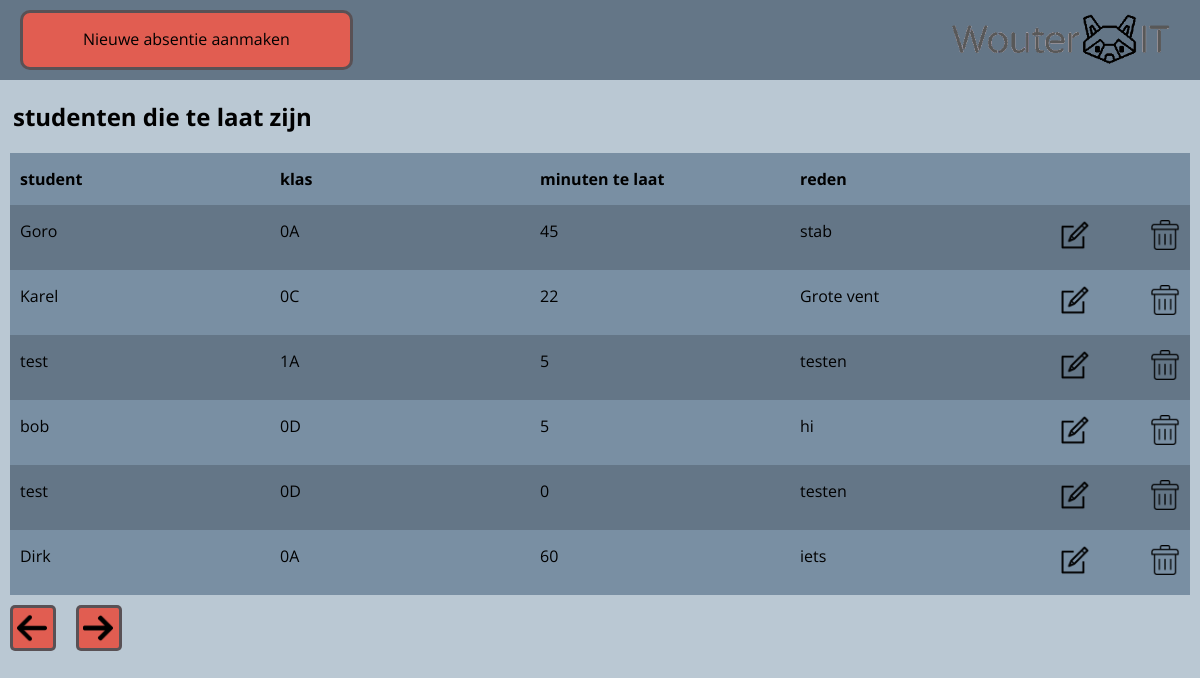
The app's page /index.php?page=2 with its own data.
### tables this page shows
CREATE TABLE `overzicht_presentie` (
  `id` int(11) NOT NULL,
  `student` varchar(60) NOT NULL,
  `klas` varchar(10) NOT NULL,
  `minuten_te_laat` int(11) NOT NULL,
  `reden` varchar(100) NOT NULL
);

### index.php (the view, shortened to what this page needs)
<?php
$pdo = connect_db();
$page = isset($_GET['page']) && is_numeric($_GET['page']) ? (int)$_GET['page'] : 1;
$records_per_page = 6;
$stmt = $pdo->prepare('SELECT * FROM overzicht_presentie ORDER BY id LIMIT :current_page, :record_per_page');
$stmt->bindValue(':current_page', ($page-1)*$records_per_page, PDO::PARAM_INT);
$stmt->bindValue(':record_per_page', $records_per_page, PDO::PARAM_INT);
$stmt->execute();
$contacts = $stmt->fetchAll(PDO::FETCH_ASSOC);
$num_contacts = $pdo->query('SELECT COUNT(*) FROM overzicht_presentie')->fetchColumn();
?>
<!DOCTYPE html>
<html lang="en">
<head>
    <link rel="stylesheet" href="css/style.css">
</head>
<body>
    <div class="wrapper">
        <header>
            <div class="header_items">
                <a href="create.php" class="button">Nieuwe absentie aanmaken</a>
                <img src="img/logo transparent.png" class="logo">
            </div>
        </header>
        <h2>studenten die te laat zijn</h2>
        <div class="table">
            <div class="table_header">
                <div class="item"><a>student</a></div>
                <div class="item"><a>klas</a> </div>
                <div class="item"><a>minuten te laat</a> </div>
                <div class="item"><a>reden</a> </div>
                <div class="edit"> </div>
                <div class="trash"> </div>
            </div>
            <?php foreach ($contacts as $contact): ?>
                <div class="row">
                    <div class="item"><?=$contact['student']?></div>
                    <div class="item"><?=$contact['klas']?></div>
                    <div class="item"><?=$contact['minuten_te_laat']?></div>
                    <div class="item"> <?=$contact['reden']?> </div>
                    <a href="edit.php?id=<?=$contact['id']?>" class="edit"><img src="img/edit.png" class="icon"></a>
                    <a href="delete.php?id=<?=$contact['id']?>" class="trash"><img src="img/trash.png" class="icon"></a>
                </div>
            <?php endforeach; ?>
            <div class="pagination">
                <?php if ($page > 1): ?>
                    <a href="index.php?page=<?=$page-1?>" class="page_change"><img src="img/left-arrow.png" class="pagi_icon"></a>
                <?php endif; ?>
                <?php if ($page*$records_per_page < $num_contacts): ?>
                    <a href="index.php?page=<?=$page+1?>" class="page_change"><img src="img/right-arrow.png" class="pagi_icon"></a>
                <?php endif; ?>
            </div>
        </div>
    </div>
</body>
</html>

### css/style.css (style rules this page uses)
* { font-family: 'Open Sans', sans-serif; }
body { background-color: #BAC8D3; margin: 0px 0px; }
.wrapper { width: 100%; }
header { width: 100%; background-color: #647687; position: sticky; top: 0; }
.header_items { padding: 10px 0px; display: flex; flex-direction: row; justify-content: space-between; }
.logo { height: 60px; margin-right: 20px; }
.button { background-color: #e15d51; border: solid #495056e4; padding: 15px 60px; margin-left: 20px; text-decoration: none; color: black; border-radius: 10px; }
.table_header { display: flex; flex-direction: row; justify-content: space-between; background-color: #798FA3; margin: 0px 10px; padding: 15px 10px; font-weight: bold; }
.row:nth-child(even) { display: flex; flex-direction: row; justify-content: space-between; background-color: #647687; margin: 0px 10px; padding: 15px 10px; }
.row:nth-child(odd) { display: flex; flex-direction: row; justify-content: space-between; background-color: #798FA3; margin: 0px 10px; padding: 15px 10px; }
.item { width: 200px; }
.edit { width: 30px; }
.trash { width: 30px; }
.icon { width: 30px; }
.pagination { display: flex; flex-direction: row; justify-content: flex-start; padding: 10px 10px; }
.page_change { display: flex; flex-direction: column; justify-content: center; width: 40px; height: 40px; background-color: #e15d51; border: solid #495056e4; color: white; margin-right: 20px; border-radius: 5px; }
h2 { margin-left: 13px; }
.pagi_icon { width: 30px; margin-left: 4px; }

### records on screen
overzicht_presentie: student "Goro", klas "0A", minuten_te_laat "45", reden "stab"
overzicht_presentie: student "Karel", klas "0C", minuten_te_laat "22", reden "Grote vent"
overzicht_presentie: student "test", klas "1A", minuten_te_laat "5", reden "testen"
overzicht_presentie: student "bob", klas "0D", minuten_te_laat "5", reden "hi"
overzicht_presentie: student "test", klas "0D", minuten_te_laat "0", reden "testen"
overzicht_presentie: student "Dirk", klas "0A", minuten_te_laat "60", reden "iets"
